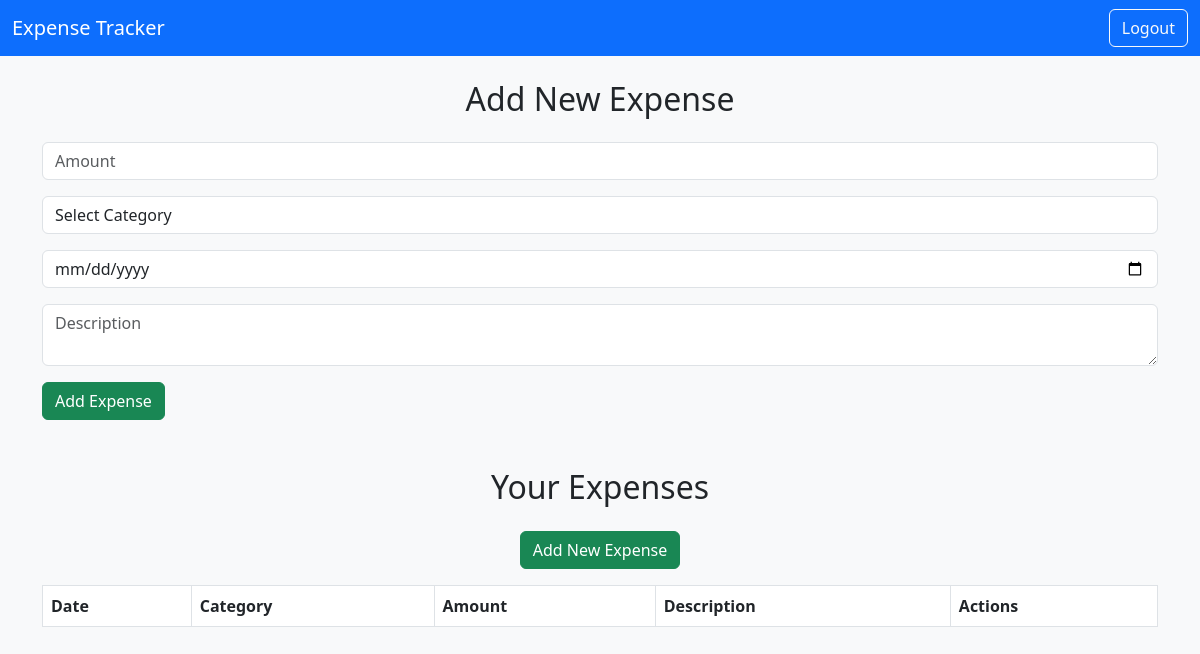
/add.php (signed in), run on an earlier commit of the app's database.
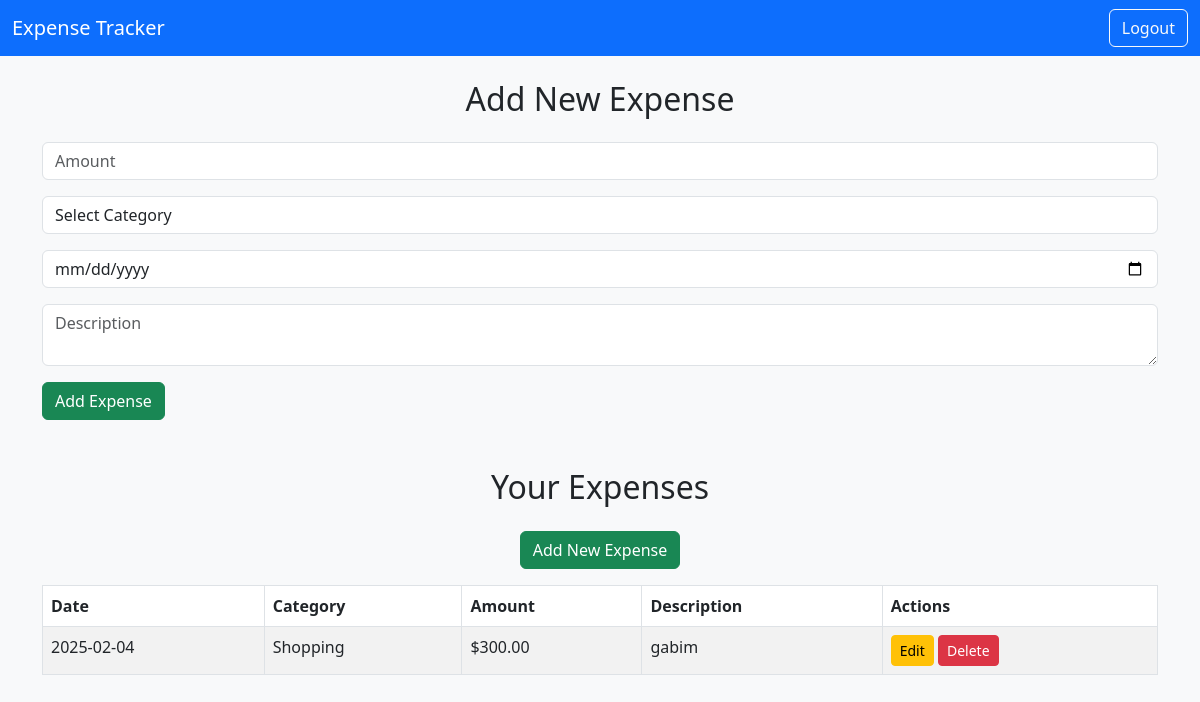
And on a later commit of the database.
### tables this page shows
CREATE TABLE `expenses` (
  `id` int(11) NOT NULL,
  `user_id` int(11) DEFAULT NULL,
  `category_id` int(11) DEFAULT NULL,
  `amount` decimal(10,2) NOT NULL,
  `description` text DEFAULT NULL,
  `date` date NOT NULL
);

CREATE TABLE `categories` (
  `id` int(11) NOT NULL,
  `name` varchar(50) NOT NULL
);

### add.php (the view, shortened to what this page needs)
<?php
include 'config.php';
$user_id = $_SESSION['user_id'];
$sql = "SELECT e.id, e.amount, e.description, e.date, c.name AS category
        FROM expenses e
        JOIN categories c ON e.category_id = c.id
        WHERE e.user_id = $user_id
        ORDER BY e.date DESC";
$result = $conn->query($sql);
?>
<!DOCTYPE html>
<html lang="en">
<head>
    <link rel="stylesheet" href="https://cdn.jsdelivr.net/npm/bootstrap@5.3.0-alpha3/dist/css/bootstrap.min.css">
</head>
<body class="bg-light">
<nav class="navbar navbar-expand-lg navbar-light bg-primary">
    <div class="container-fluid">
        <a class="navbar-brand text-white" href="#">Expense Tracker</a>
        <a class="btn btn-outline-light" href="logout.php">Logout</a>
    </div>
</nav>
<div class="container mt-4">
    <h2 class="text-center mb-4">Add New Expense</h2>
    <form method="POST">
        <div class="mb-3">
            <input type="number" name="amount" placeholder="Amount" class="form-control" required>
        </div>
        <div class="mb-3">
            <select name="category" class="form-control" required>
                <option value="" disabled selected>Select Category</option>
            </select>
        </div>
        <div class="mb-3">
            <input type="date" name="date" class="form-control" required>
        </div>
        <div class="mb-3">
            <textarea name="description" placeholder="Description" class="form-control"></textarea>
        </div>
        <button type="submit" class="btn btn-success">Add Expense</button>
    </form>
    <h2 class="text-center mb-4 mt-5">Your Expenses</h2>
    <div class="text-center mb-3">
        <a href="add.php" class="btn btn-success">Add New Expense</a>
    </div>
    <table class="table table-bordered table-striped">
        <thead>
            <tr>
                <th>Date</th>
                <th>Category</th>
                <th>Amount</th>
                <th>Description</th>
                <th>Actions</th>
            </tr>
        </thead>
        <tbody>
            <?php while ($row = $result->fetch_assoc()): ?>
            <tr>
                <td><?= $row['date'] ?></td>
                <td><?= $row['category'] ?></td>
                <td>$<?= number_format($row['amount'], 2) ?></td>
                <td><?= $row['description'] ?></td>
                <td>
                    <a href="edit.php?id=<?= $row['id'] ?>" class="btn btn-warning btn-sm">Edit</a>
                    <a href="delete.php?id=<?= $row['id'] ?>" class="btn btn-danger btn-sm">Delete</a>
                </td>
            </tr>
            <?php endwhile; ?>
        </tbody>
    </table>
</div>
</body>
</html>

What changed in the data, as far as the page shows it:
added expenses: date "2025-02-04", category.name "Shopping", amount "300.00", description "gabim"
